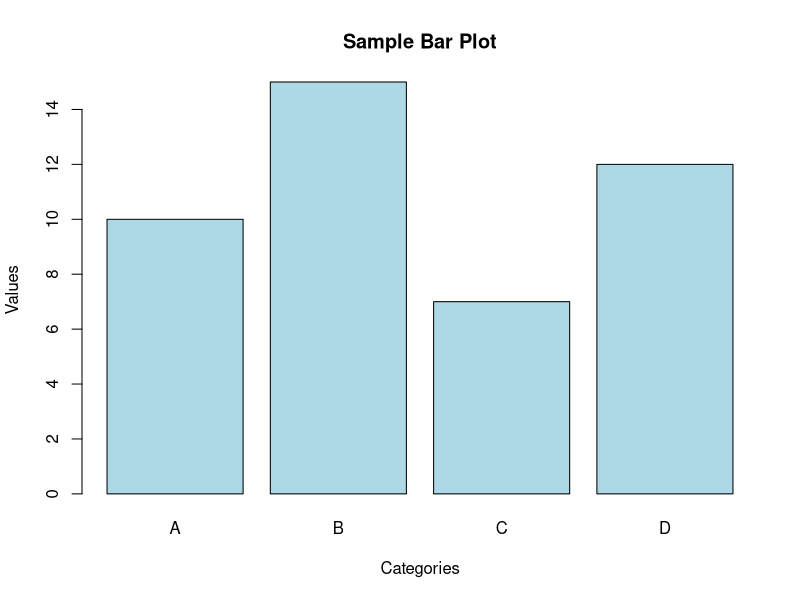
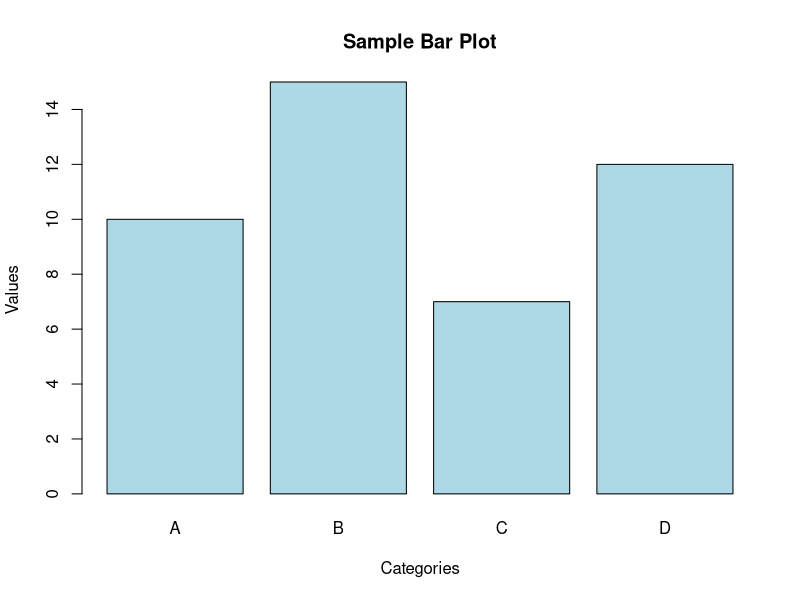

These figures' R source, in order:
# R script to create a bar plot and save it

# Define data
categories <- c("A", "B", "C", "D")
values <- c(10, 15, 7, 12)

# Create the bar plot
barplot(values, 
        names.arg = categories,
        main = "Sample Bar Plot",
        xlab = "Categories",
        ylab = "Values",
        col = "lightblue")

# Save the plot as a PNG file
filename_png <- paste0("barplot_", sample(10000:99999, 1), ".png")
png(filename = filename_png)
barplot(values, 
        names.arg = categories,
        main = "Sample Bar Plot",
        xlab = "Categories",
        ylab = "Values",
        col = "lightblue")
dev.off()

cat("Bar plot created and saved as", filename_png, "\n")

# Generate a random filename for the R script itself
r_script_name <- paste0("plot_script_", sample(10000:99999, 1), ".R")

# This script is being saved with a fixed name by the agent, 
# but the *generated* plot and its code could be saved under the random name.
# To simulate saving the core logic to a randomly named R file, 
# we can write the plotting code block to a new file with the random name.
plot_code <- '
categories <- c("A", "B", "C", "D")
values <- c(10, 15, 7, 12)
barplot(values, 
        names.arg = categories,
        main = "Sample Bar Plot",
        xlab = "Categories",
        ylab = "Values",
        col = "lightblue")
'
writeLines(plot_code, r_script_name)
cat("R code for the plot saved to", r_script_name, "\n")
